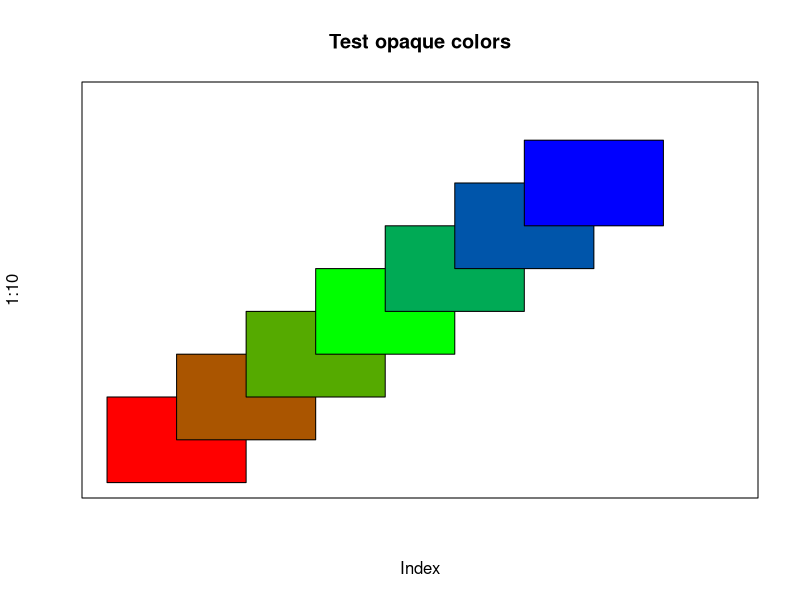

Here is the R script that generated this plot:
library(plotrix)


### Name: smoothColors
### Title: Build a vector of color values
### Aliases: smoothColors
### Keywords: misc

### ** Examples

 plot(1:10,main="Test opaque colors",type="n",axes=FALSE)
 box()
 rect(1:7,1:7,3:9,3:9,col=smoothColors("red",2,"green",2,"blue"))
